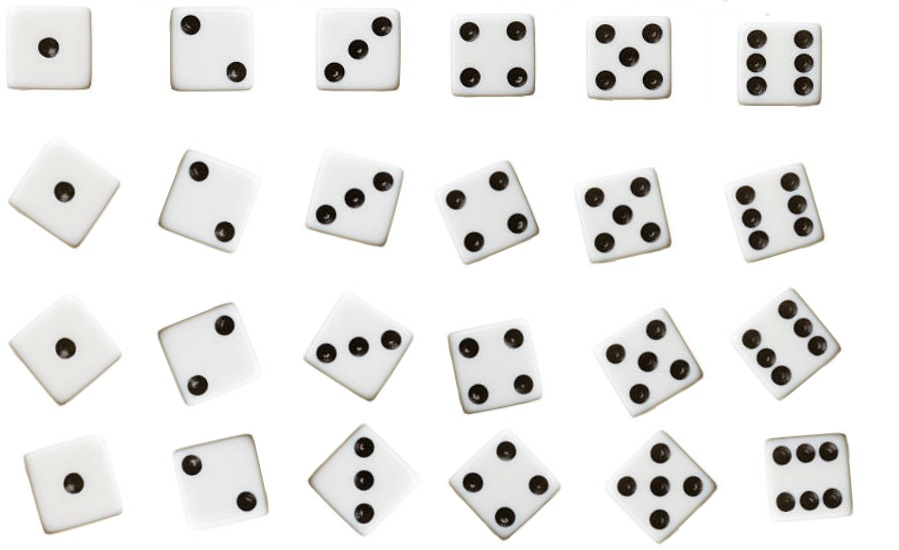
#> input picture data/dado/dados.jpg, 899 x 550 px
$ python project_3.py
#> lines starting #> are read from the running program, lines starting #| are printed output that depends on the picture; after the words box and inside, x2 and y2 are one past the last pixel; in counts of white or black regions, pixels touching at a corner belong together
# Standard imports
import cv2
import numpy as np
# Read image
img = cv2.imread("data/dado/dados.jpg", cv2.IMREAD_COLOR)
#> img is the input picture: shape (550, 899, 3); mean B, G, R 233.1, 234.2, 234.7

gray_image = cv2.cvtColor(img, cv2.COLOR_BGR2GRAY)

# binary image
_, thresh = cv2.threshold(gray_image, 247, 247, cv2.THRESH_BINARY_INV)
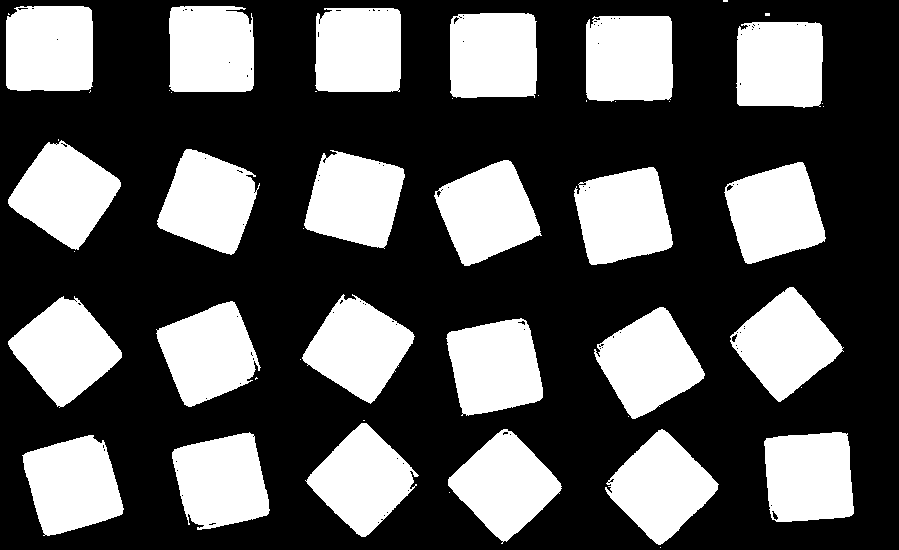
#> thresh: shape (550, 899); values 0 (black) and 247 (white), 34.7% white; 48 white regions (24 under 20 px)

# get contours
contours, _ = cv2.findContours(
    thresh, cv2.RETR_EXTERNAL, cv2.CHAIN_APPROX_SIMPLE)
#> contours = 48 contours, 24 with area under 20; largest, box (x1, y1, x2, y2) and area: (605, 429, 719, 545) 7134, (594, 307, 705, 419) 7126, (574, 167, 673, 265) 7105, (8, 296, 122, 408) 7090, (8, 140, 121, 250) 7086
print(len(contours))
#| 48

# Set up the detector with default parameters.
detector = cv2.SimpleBlobDetector_create()
font = cv2.FONT_HERSHEY_SIMPLEX
font_scale = 0.8
thickness = cv2.LINE_AA

for contour in contours:

    area = cv2.contourArea(contour)
    if area >= 1000:
        rect = cv2.minAreaRect(contour)
        box = cv2.boxPoints(rect)
        box = np.int0(box)
        cv2.polylines(img, [box],  True,  (0, 123, 123),  3)

        x,y,w,h = cv2.boundingRect(contour)
        dado = img[y:y+h,x:x+w]

        # Detect blobs.
        keypoints = detector.detect(dado)

        # Get text siza
        text = str(len(keypoints))
        size = cv2.getTextSize(text, font, font_scale, thickness)
        text_width = size[0][0]
        text_height = size[0][1]
        cv2.putText(img,text,(int(x+(w/2)-(text_width/2)),int(y+(h/2)+(text_height/2))), font, font_scale,(0,0,255),2,thickness)
#> this loop made 48 passes
#> (area, rect, box, x, y, w, h, keypoints) on passes 3, 5, 16: (7070.5, ((72.5, 484), (85.03, 87.36), -15.95), [[43, 537], [19, 453], [101, 430], [125, 514]], 22, 435, 102, 101, 1 keypoints; (x, y, size): (51, 48, 22)), (6924.5, ((220.7, 481.7), (85.2, 86.33), -12.34), [[188, 532], [169, 448], [253, 430], [271, 514]], 172, 432, 98, 98, 2 keypoints; (x, y, size): (19, 33, 21.5), (74, 69, 20.5)), (6901, ((209.1, 353.3), (86.16, 84.86), -21.8), [[184, 408], [153, 329], [233, 297], [264, 376]], 156, 301, 105, 106, 2 keypoints; (x, y, size): (41, 84, 21.9), (68, 24, 20.7))
#> (area, rect, box, x, y, w, h, text) on passes 4, 6, 7, 8, 14: (7017.5, ((808.5, 476.7), (84.96, 86.1), -3.9), [[769, 522], [763, 436], [847, 430], [853, 516]], 764, 432, 90, 90, '6'), (7133.5, ((660.5, 487), (86.97, 85.56), -45), [[660, 548], [599, 487], [661, 426], [721, 486]], 605, 429, 114, 116, '5'), (7065.5, ((504.6, 484.5), (85.05, 86.79), -42.95), [[503, 545], [443, 481], [506, 423], [565, 487]], 448, 429, 114, 115, '4'), (6935.5, ((362.8, 479.8), (86.27, 84.15), -45), [[362, 540], [302, 480], [363, 419], [423, 479]], 305, 423, 114, 114, '3'), (7035.5, ((494.7, 366.3), (85.11, 86.68), -11.31), [[461, 417], [444, 332], [527, 315], [544, 400]], 446, 318, 97, 98, '4')
#> pass 3, `dado = img[y:y+h,x:x+w]`:
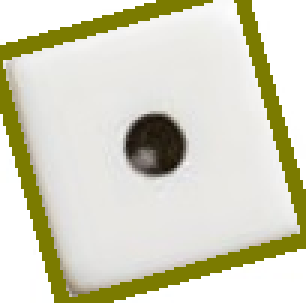
#> dado: shape (101, 102, 3) (shown 3 times larger); mean B, G, R 192.3, 212.7, 213.6
#> after the loop:
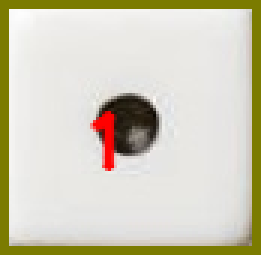
#> dado: shape (85, 87, 3) (shown 3 times larger); mean B, G, R 186, 205.5, 209.4
#> after the loop:
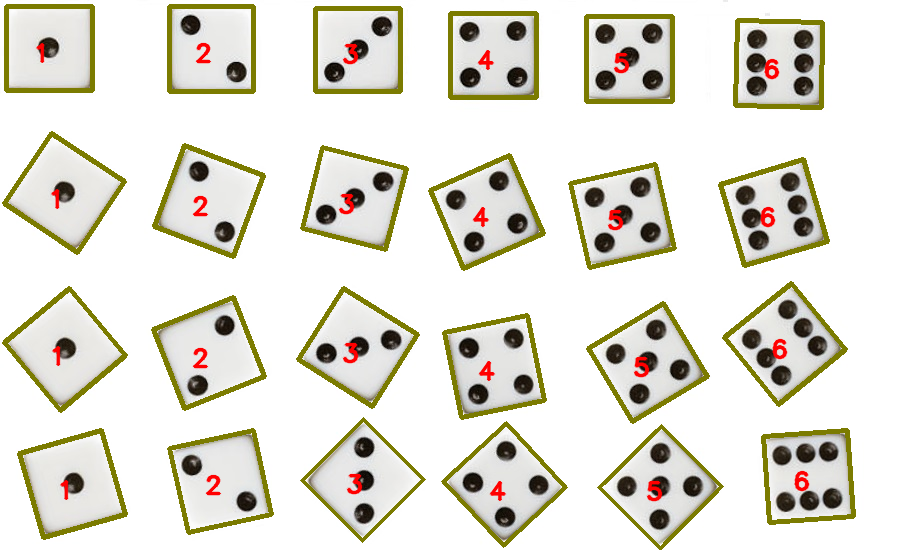
#> img: shape (550, 899, 3); 9.02% of pixels changed, all inside (x1, y1, x2, y2) = (2, 4, 856, 550)

cv2.imshow("Blobs ",  img)
cv2.waitKey(0)
